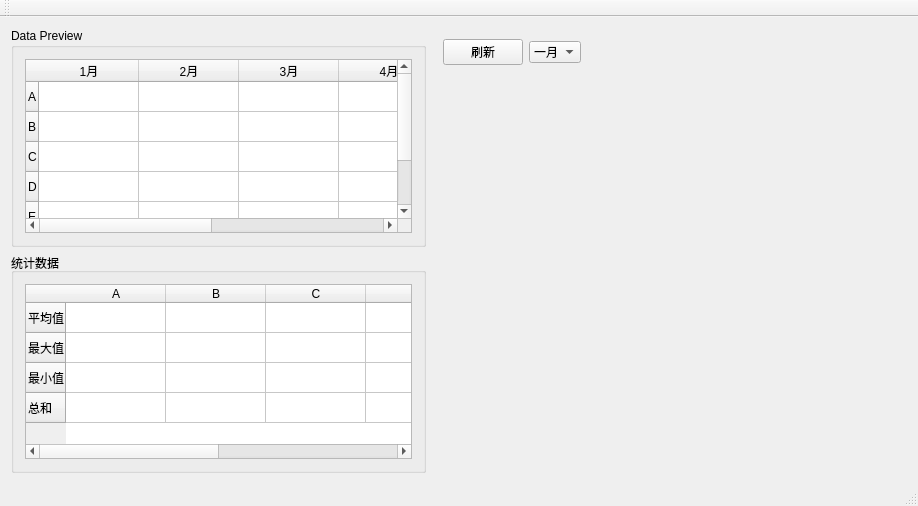
<?xml version="1.0" encoding="UTF-8"?>
<ui version="4.0">
 <class>MainWindow</class>
 <widget class="QMainWindow" name="MainWindow">
  <property name="geometry">
   <rect>
    <x>0</x>
    <y>0</y>
    <width>918</width>
    <height>506</height>
   </rect>
  </property>
  <property name="windowTitle">
   <string>MainWindow</string>
  </property>
  <widget class="QWidget" name="centralWidget">
   <layout class="QGridLayout" name="gridLayout_4">
    <item row="0" column="0">
     <layout class="QGridLayout" name="gridLayout_3" columnstretch="7,8">
      <item row="0" column="0">
       <layout class="QVBoxLayout" name="verticalLayout">
        <item>
         <widget class="QGroupBox" name="groupBox">
          <property name="title">
           <string>Data Preview</string>
          </property>
          <layout class="QGridLayout" name="gridLayout">
           <item row="0" column="0">
            <widget class="QTableWidget" name="tableWidget">
             <row>
              <property name="text">
               <string>A</string>
              </property>
             </row>
             <row>
              <property name="text">
               <string>B</string>
              </property>
             </row>
             <row>
              <property name="text">
               <string>C</string>
              </property>
             </row>
             <row>
              <property name="text">
               <string>D</string>
              </property>
             </row>
             <row>
              <property name="text">
               <string>E</string>
              </property>
             </row>
             <row>
              <property name="text">
               <string>F</string>
              </property>
             </row>
             <column>
              <property name="text">
               <string>1月</string>
              </property>
             </column>
             <column>
              <property name="text">
               <string>2月</string>
              </property>
             </column>
             <column>
              <property name="text">
               <string>3月</string>
              </property>
             </column>
             <column>
              <property name="text">
               <string>4月</string>
              </property>
             </column>
             <column>
              <property name="text">
               <string>5月</string>
              </property>
             </column>
             <column>
              <property name="text">
               <string>6月</string>
              </property>
             </column>
            </widget>
           </item>
          </layout>
         </widget>
        </item>
        <item>
         <widget class="QGroupBox" name="groupBox_2">
          <property name="title">
           <string>统计数据</string>
          </property>
          <layout class="QGridLayout" name="gridLayout_2">
           <item row="0" column="0">
            <widget class="QTableWidget" name="tableWidget_2">
             <row>
              <property name="text">
               <string>平均值</string>
              </property>
             </row>
             <row>
              <property name="text">
               <string>最大值</string>
              </property>
             </row>
             <row>
              <property name="text">
               <string>最小值</string>
              </property>
             </row>
             <row>
              <property name="text">
               <string>总和</string>
              </property>
             </row>
             <column>
              <property name="text">
               <string>A</string>
              </property>
             </column>
             <column>
              <property name="text">
               <string>B</string>
              </property>
             </column>
             <column>
              <property name="text">
               <string>C</string>
              </property>
             </column>
             <column>
              <property name="text">
               <string>D</string>
              </property>
             </column>
             <column>
              <property name="text">
               <string>E</string>
              </property>
             </column>
             <column>
              <property name="text">
               <string>F</string>
              </property>
             </column>
            </widget>
           </item>
          </layout>
         </widget>
        </item>
       </layout>
      </item>
      <item row="0" column="1">
       <widget class="QStackedWidget" name="stackedWidget">
        <property name="currentIndex">
         <number>2</number>
        </property>
        <widget class="QWidget" name="page">
         <layout class="QGridLayout" name="gridLayout_5">
          <item row="0" column="0">
           <layout class="QVBoxLayout" name="verticalLayout_2">
            <item>
             <widget class="QPushButton" name="pushButton">
              <property name="sizePolicy">
               <sizepolicy hsizetype="Fixed" vsizetype="Fixed">
                <horstretch>0</horstretch>
                <verstretch>0</verstretch>
               </sizepolicy>
              </property>
              <property name="text">
               <string>刷新</string>
              </property>
             </widget>
            </item>
            <item>
             <widget class="QCustomPlot" name="widget" native="true"/>
            </item>
           </layout>
          </item>
         </layout>
        </widget>
        <widget class="QWidget" name="page_3">
         <layout class="QGridLayout" name="gridLayout_6">
          <item row="0" column="0">
           <layout class="QVBoxLayout" name="verticalLayout_3">
            <item>
             <layout class="QHBoxLayout" name="horizontalLayout">
              <item>
               <widget class="QPushButton" name="pushButton_2">
                <property name="sizePolicy">
                 <sizepolicy hsizetype="Fixed" vsizetype="Fixed">
                  <horstretch>0</horstretch>
                  <verstretch>0</verstretch>
                 </sizepolicy>
                </property>
                <property name="text">
                 <string>刷新</string>
                </property>
               </widget>
              </item>
              <item>
               <widget class="QComboBox" name="comboBox">
                <property name="sizePolicy">
                 <sizepolicy hsizetype="Fixed" vsizetype="Fixed">
                  <horstretch>0</horstretch>
                  <verstretch>0</verstretch>
                 </sizepolicy>
                </property>
                <item>
                 <property name="text">
                  <string>一月</string>
                 </property>
                </item>
                <item>
                 <property name="text">
                  <string>二月</string>
                 </property>
                </item>
                <item>
                 <property name="text">
                  <string>三月</string>
                 </property>
                </item>
                <item>
                 <property name="text">
                  <string>四月</string>
                 </property>
                </item>
                <item>
                 <property name="text">
                  <string>五月</string>
                 </property>
                </item>
                <item>
                 <property name="text">
                  <string>六月</string>
                 </property>
                </item>
               </widget>
              </item>
              <item>
               <spacer name="horizontalSpacer">
                <property name="orientation">
                 <enum>Qt::Horizontal</enum>
                </property>
                <property name="sizeHint" stdset="0">
                 <size>
                  <width>40</width>
                  <height>20</height>
                 </size>
                </property>
               </spacer>
              </item>
             </layout>
            </item>
            <item>
             <widget class="QCustomPlot" name="widget_2" native="true"/>
            </item>
           </layout>
          </item>
         </layout>
        </widget>
        <widget class="QWidget" name="page_2">
         <layout class="QGridLayout" name="gridLayout_7">
          <item row="0" column="0">
           <layout class="QVBoxLayout" name="verticalLayout_4">
            <item>
             <layout class="QHBoxLayout" name="horizontalLayout_2">
              <item>
               <widget class="QPushButton" name="pushButton_3">
                <property name="sizePolicy">
                 <sizepolicy hsizetype="Fixed" vsizetype="Fixed">
                  <horstretch>0</horstretch>
                  <verstretch>0</verstretch>
                 </sizepolicy>
                </property>
                <property name="text">
                 <string>刷新</string>
                </property>
               </widget>
              </item>
              <item>
               <widget class="QComboBox" name="comboBox_2">
                <property name="sizePolicy">
                 <sizepolicy hsizetype="Fixed" vsizetype="Fixed">
                  <horstretch>0</horstretch>
                  <verstretch>0</verstretch>
                 </sizepolicy>
                </property>
                <item>
                 <property name="text">
                  <string>一月</string>
                 </property>
                </item>
                <item>
                 <property name="text">
                  <string>二月</string>
                 </property>
                </item>
                <item>
                 <property name="text">
                  <string>三月</string>
                 </property>
                </item>
                <item>
                 <property name="text">
                  <string>四月</string>
                 </property>
                </item>
                <item>
                 <property name="text">
                  <string>五月</string>
                 </property>
                </item>
                <item>
                 <property name="text">
                  <string>六月</string>
                 </property>
                </item>
               </widget>
              </item>
              <item>
               <spacer name="horizontalSpacer_2">
                <property name="orientation">
                 <enum>Qt::Horizontal</enum>
                </property>
                <property name="sizeHint" stdset="0">
                 <size>
                  <width>40</width>
                  <height>20</height>
                 </size>
                </property>
               </spacer>
              </item>
             </layout>
            </item>
            <item>
             <widget class="QCustomPlot" name="widget_3" native="true"/>
            </item>
           </layout>
          </item>
         </layout>
        </widget>
       </widget>
      </item>
     </layout>
    </item>
   </layout>
  </widget>
  <widget class="QToolBar" name="mainToolBar">
   <attribute name="toolBarArea">
    <enum>TopToolBarArea</enum>
   </attribute>
   <attribute name="toolBarBreak">
    <bool>false</bool>
   </attribute>
  </widget>
  <widget class="QStatusBar" name="statusBar"/>
 </widget>
 <layoutdefault spacing="6" margin="11"/>
 <customwidgets>
  <customwidget>
   <class>QCustomPlot</class>
   <extends>QWidget</extends>
   <header location="global">qcustomplot.h</header>
   <container>1</container>
  </customwidget>
 </customwidgets>
 <resources/>
 <connections/>
</ui>
